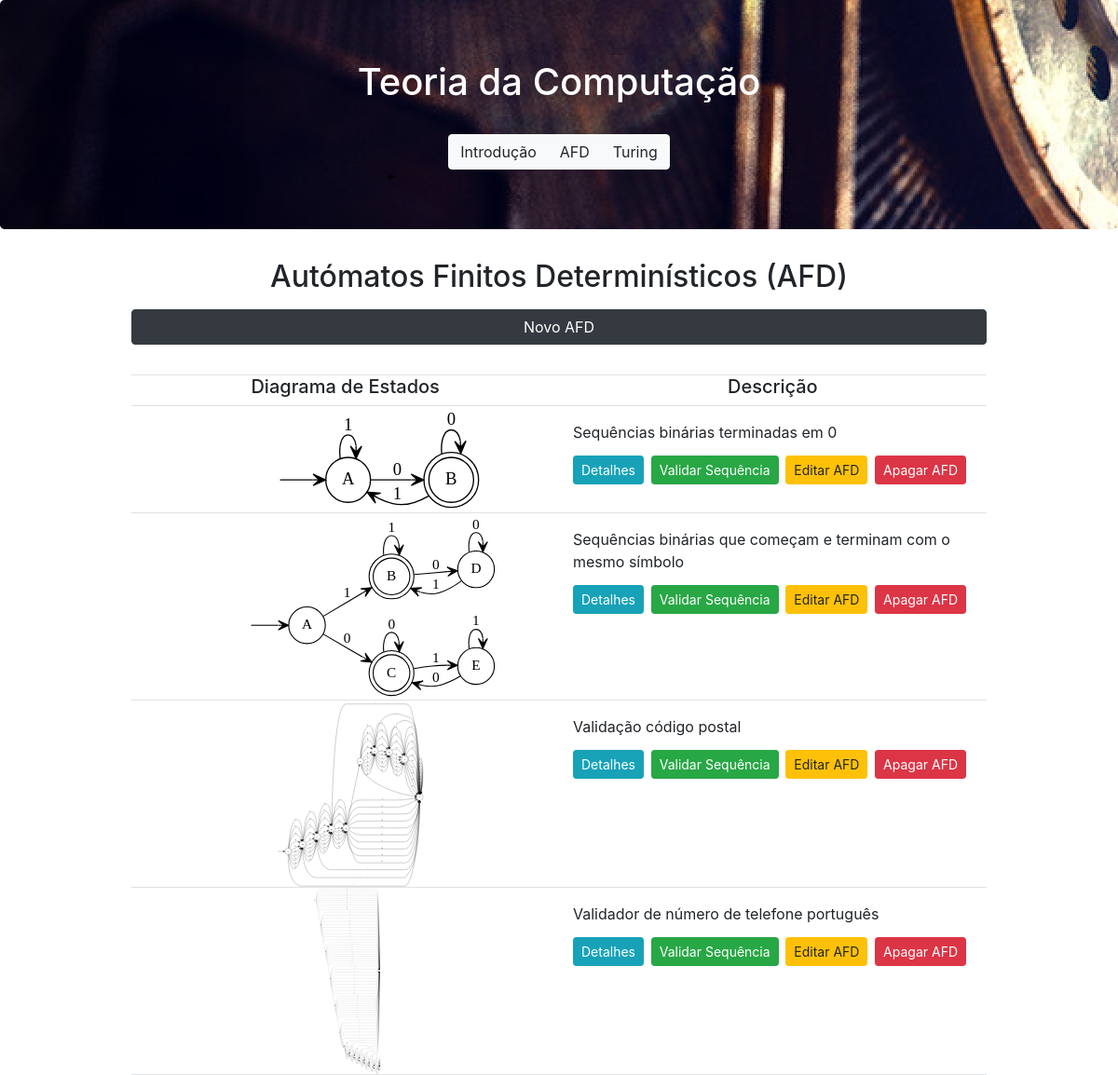
The app's page /afd with its own data.
### website/models.py (models this page shows, shortened)
class AFD(models.Model):
    descricao = models.CharField(max_length=200)
    alfabeto = models.CharField(max_length=200)
    estados = models.CharField(max_length=200)
    estadoinicial = models.CharField(max_length=200)
    estadosdeaceitacao = models.CharField(max_length=200)
    tabeladetransicoes = models.CharField(max_length=600)

### website/views.py (the view)
# urls.py: path('afd', views.afd, name='afd'),
def afd(request):
    context = {'afds': AFD.objects.all()}
    return render(request, 'website/afd.html', context)

### website/templates/website/afd.html
{% extends 'website/layout.html' %}
{% block main %}
    <h2>Autómatos Finitos Determinísticos (AFD)</h2>
    <a href="{% url 'website:option' %}" class="btn btn-dark btn-block" style="margin-bottom: 2rem; margin-top: 1rem">Novo AFD</a>
    <div class="container">
        <div class="row">
            <div class="col-sm-6 border-bottom border-top">
                <h5>Diagrama de Estados</h5>
            </div>
            <div class="col-sm-6 border-bottom border-top">
                <h5>Descrição</h5>
            </div>
        </div>
    </div>
    {% for afd in afds %}
        <div class="container">
            <div class="row">
                <div class="col-sm-6 border-bottom">
                    {% load static %} <img src="{% static "website/images/"|add:afd.descricao|add:".svg"%}" alt="home" style="max-width: 100%; max-height: 200px" />
                </div>
                <div class="col-sm-6 border-bottom" style="text-align: left; margin-top: 1rem">
                    <span class="desc">
                        {{ afd.descricao}}
                    </span>
                    <p style="margin-top: 0.8rem;">
                        <a href="{% url 'website:detalhes' afd.id %}" class="btn btn-info  btn-sm" style="margin-right: 0.2rem;">
                            Detalhes
                        </a>
                        <a href="{% url 'website:sequencia' afd.id %}" class="btn btn-success  btn-sm" style="margin-right: 0.2rem;">
                            Validar Sequência
                        </a>
                        <a href="{% url 'website:edita' afd.id %}" class="btn btn-warning  btn-sm" style="margin-right: 0.2rem;">
                            Editar AFD
                        </a>
                        <a href="{% url 'website:apaga' afd.id %}" class="btn btn-danger  btn-sm" style="margin-right: 0.2rem;">
                            Apagar AFD
                        </a>
                    </p>
                </div>
            </div>
        </div>
   {% endfor %}
{% endblock %}

### website/templates/website/layout.html (shortened to what this page needs)
<!DOCTYPE html>
<html>
	<head>
		<link rel="stylesheet" href="https://maxcdn.bootstrapcdn.com/bootstrap/4.5.2/css/bootstrap.min.css">
        {% load static %}
        <link rel="stylesheet" href="{% static 'website/css/base.css' %}">
	</head>
	<body>
	    <header class="jumbotron text-center text-white" style="background-image: url({% static '/website/images/header.png'%}">
            <h1>Teoria da Computação</h1>
            <nav class="btn-group" role="group" aria-label="Basic example" style="margin-top: 1.5rem">
                <a href="{% url 'website:introducao' %}" type="button" class="btn btn-light">Introdução</a>
                <a href="{% url 'website:afd' %}" type="button" class="btn btn-light">AFD</a>
                <a href="{% url 'website:turing' %}" type="button" class="btn btn-light">Turing</a>
            </nav>
        </header>
	    <article class="container" align="center">
        <div class="row" margin="auto">
		    <main style="margin:auto">
	            {% block main %}
	            {% endblock main %}
            </main>
        </div>
	    </article>
	</body>
</html>

### website/static/website/css/base.css (style rules this page uses)
body > article { max-width: 800px; margin: auto; }

### records on screen
AFD: descricao (picture), descricao "Sequências binárias terminadas em 0"
AFD: descricao (picture), descricao "Sequências binárias que começam e terminam com o mesmo símbolo"
AFD: descricao (picture), descricao "Validação código postal"
AFD: descricao (picture), descricao "Validador de número de telefone português"
